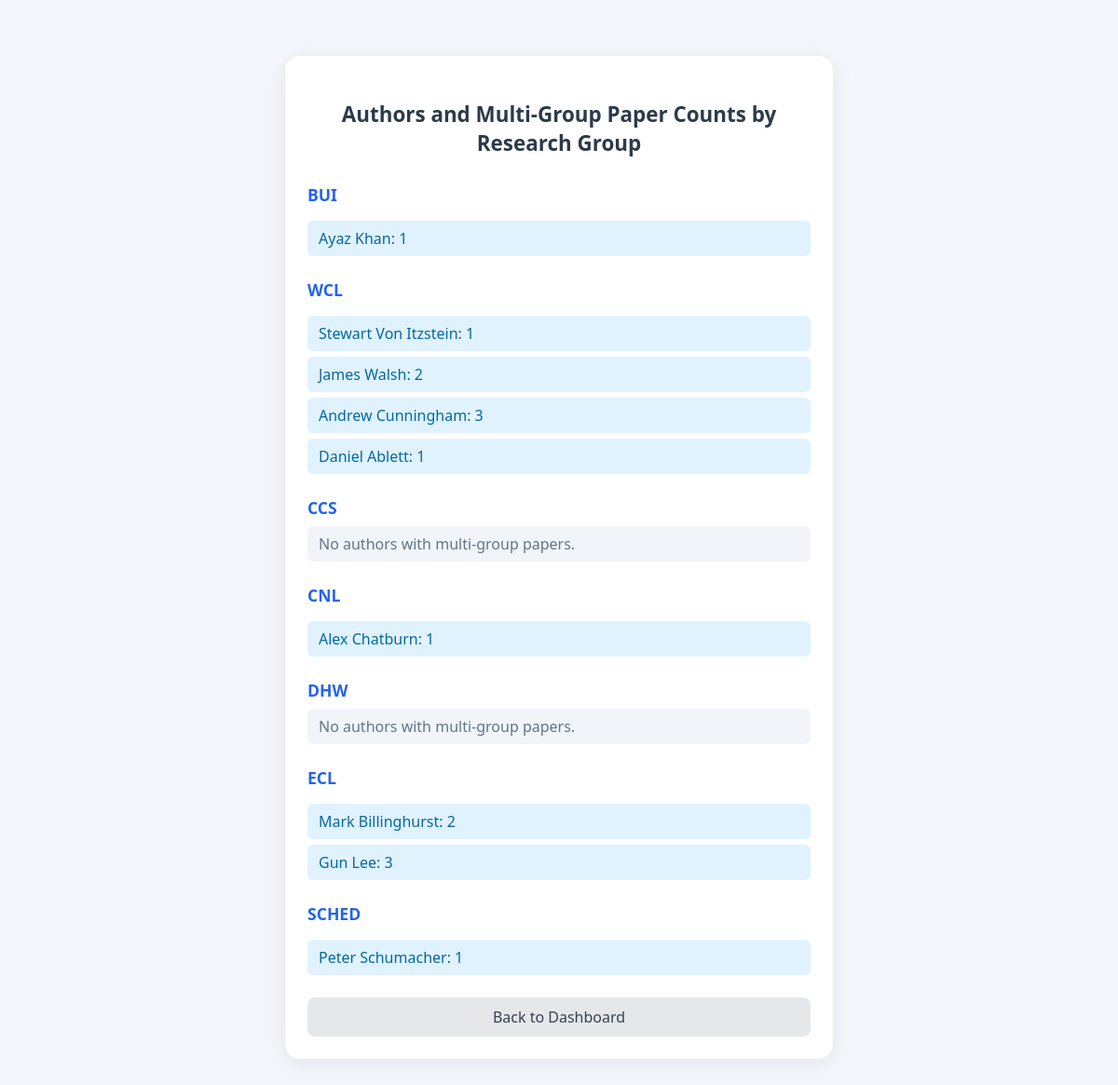
Before: /report/group-author-multi-group/ with the older database file.
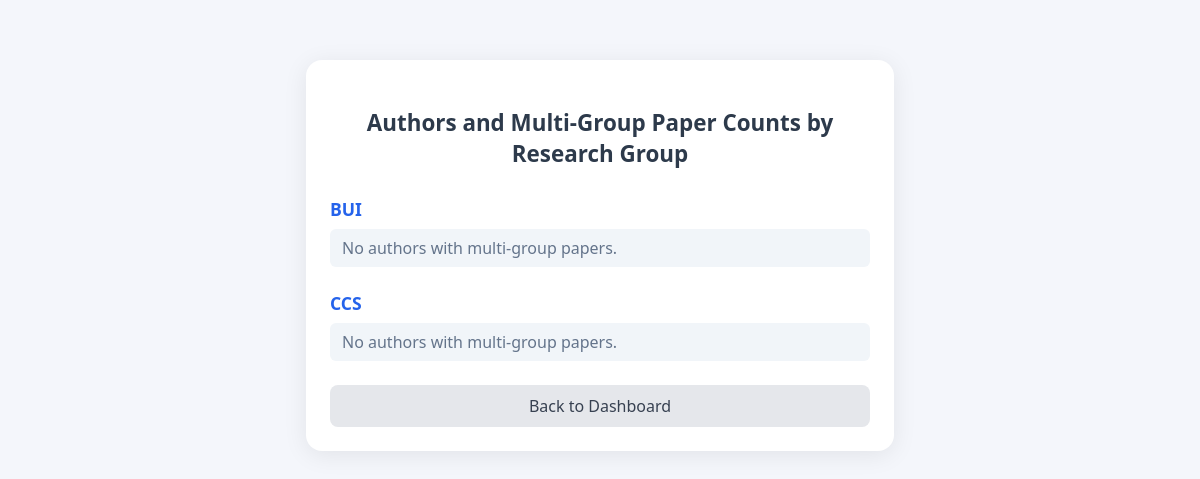
After: the same page with the newer database file.
### research/models.py (models this page shows, shortened)
class ResearchGroup(models.Model):
    name = models.CharField(max_length=255, unique=True)

### research/views.py (the view)
# urls.py: path('report/group-author-multi-group/', views.report_group_author_multi_group, name='report_group_author_multi_group'),
def report_group_author_multi_group(request):
    data = get_group_author_multi_group_counts()
    return render(request, 'research/report_group_author_multi_group.html', {'data': data})

### research/models.py (called while the page is built)
    def __str__(self):
        return f"{self.first_name} {self.last_name}"

### research/views.py (called while the page is built)
def get_group_author_multi_group_counts():
    result = {}
    for group in ResearchGroup.objects.all():
        authors = Author.objects.filter(research_group=group)
        author_counts = {}
        for author in authors:
            count = 0
            for ap in author.authorpublication_set.all():
                pub = ap.publication
                groups = set(pub.authorpublication_set.select_related('author__research_group').values_list('author__research_group__name', flat=True))
                if len(groups) > 1:
                    count += 1
            if count > 0:
                author_counts[author.__str__()] = count
        result[group.name] = author_counts
    return result

### research/templates/research/report_group_author_multi_group.html (shortened to what this page needs)
<!DOCTYPE html>
<html lang="en">
<head>
</head>
<body>
  <div class="container">
    <h1>Authors and Multi-Group Paper Counts by Research Group</h1>
    {% for group, authors in data.items %}
      <h2>{{ group }}</h2>
      {% if authors %}
        <ul class="authors">
          {% for author, count in authors.items %}
            <li>{{ author }}: {{ count }}</li>
          {% endfor %}
        </ul>
      {% else %}
        <div class="no-authors">No authors with multi-group papers.</div>
      {% endif %}
    {% endfor %}
    <a class="back-link" href="{% url 'index' %}">Back to Dashboard</a>
  </div>
</body>
</html>

### research/templates/research/report_group_author_multi_group.html (style rules this page uses)
body { background: #f4f6fb; font-family: 'Segoe UI', 'Roboto', Arial, sans-serif; margin: 0; padding: 0; min-height: 100vh; }
.container { max-width: 540px; margin: 60px auto; background: #fff; border-radius: 16px; box-shadow: 0 4px 24px rgba(0,0,0,0.08); padding: 32px 24px 24px 24px; }
h1 { text-align: center; color: #2d3a4b; margin-bottom: 28px; font-size: 1.4rem; }
h2 { color: #2563eb; margin-top: 24px; margin-bottom: 8px; font-size: 1.1rem; }
.no-authors { color: #64748b; background: #f1f5f9; border-radius: 6px; padding: 8px 12px; margin-bottom: 10px; font-size: 1rem; }
.back-link { display: block; margin: 24px auto 0 auto; text-align: center; background: #e5e7eb; color: #374151; text-decoration: none; padding: 10px 0; border-radius: 8px; width: 100%; font-size: 1rem; transition: background 0.18s; }

Changed rows visible on the page:
removed ResearchGroup: data "WCL"
removed ResearchGroup: data "CNL"
removed ResearchGroup: data "DHW"
removed ResearchGroup: data "ECL"
removed ResearchGroup: data "SCHED"
Other visible differences:
list line gone: "Ayaz Khan : 1"
new list line: "No authors with multi-group papers."
list line gone: "Stewart Von Itzstein : 1 James Walsh : 2 Andrew Cunningham : 3 Daniel Ablett : 1"
list line gone: "Alex Chatburn : 1"
list line gone: "No authors with multi-group papers."
list line gone: "Mark Billinghurst : 2 Gun Lee : 3"
list line gone: "Peter Schumacher : 1"
